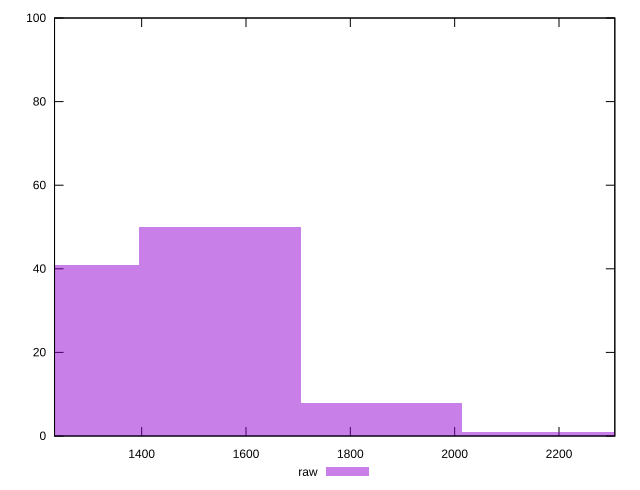

Recreate this plot in gnuplot.
reset

$raw <<EOF
1859.600732346043 8
1549.6672769550357 50
1239.7338215640286 41
2169.53418773705 1
EOF

set key outside below
set boxwidth 309.93345539100716
set xrange [1233:2307]
set yrange [0:100]
set trange [0:100]
set style fill transparent solid 0.5 noborder
set terminal svg size 640, 490 enhanced background rgb 'white'
set output "reports/report_00028_2021-02-24T12-49-42.674Z/uses-rel-preload/samples/music/raw/histogram.svg"

plot $raw title "raw" with boxes

reset
